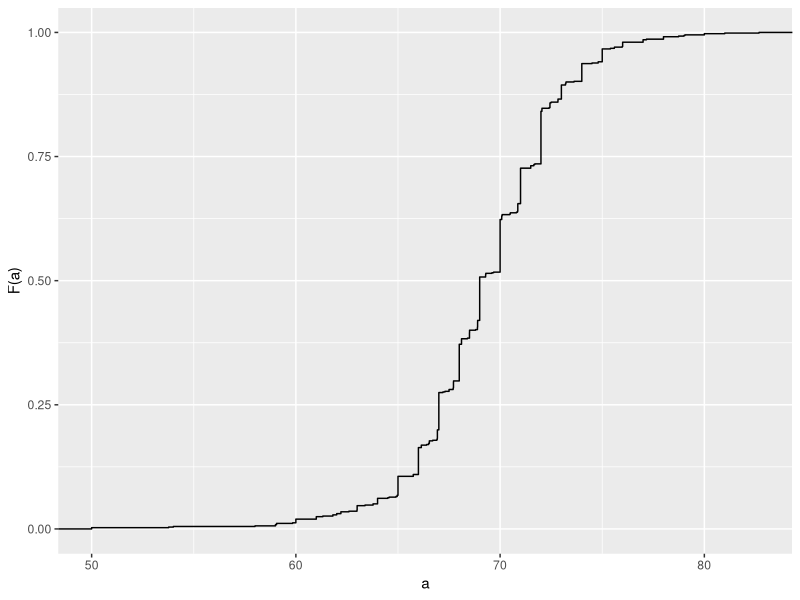
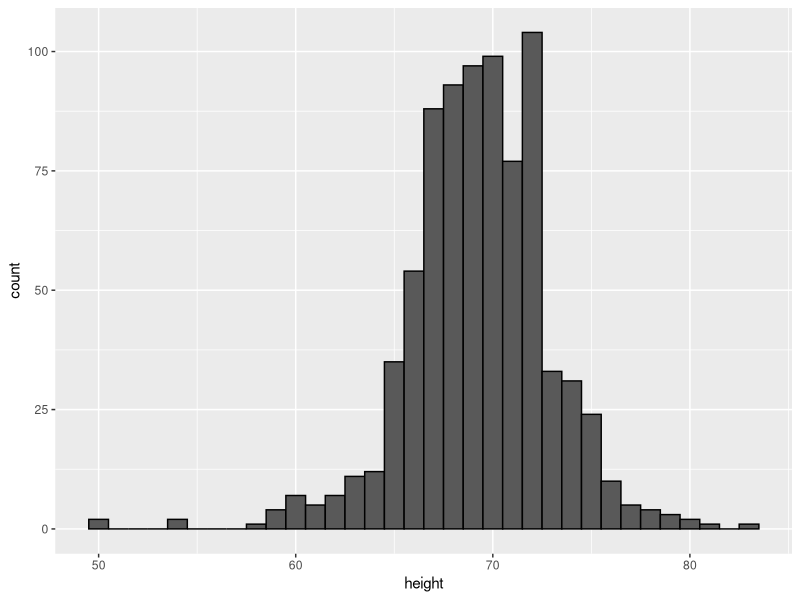
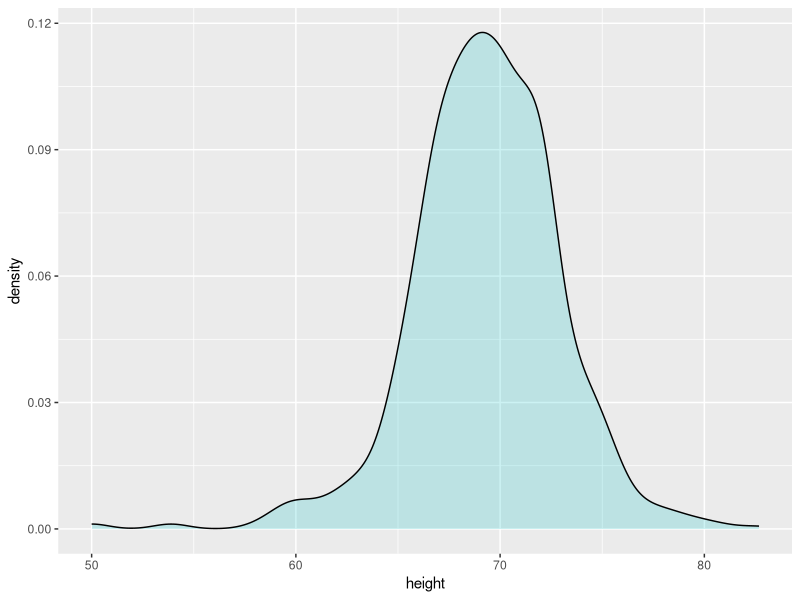
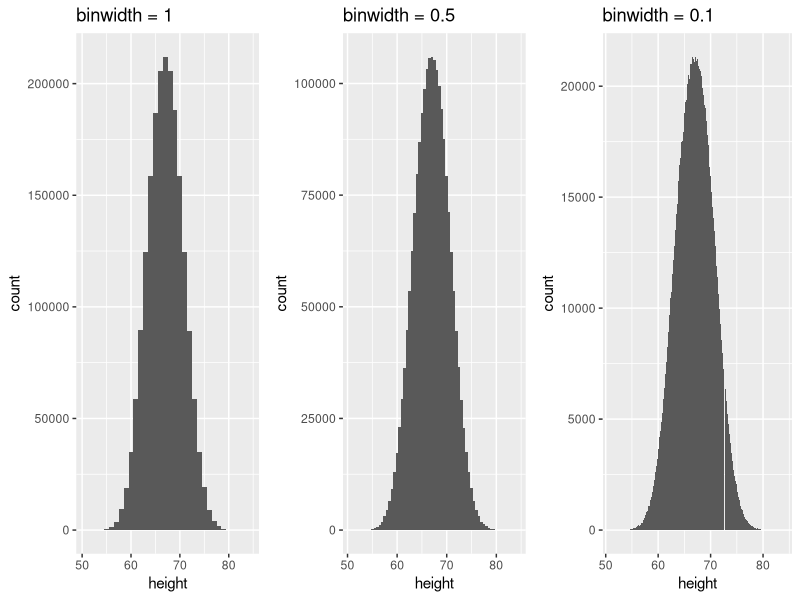
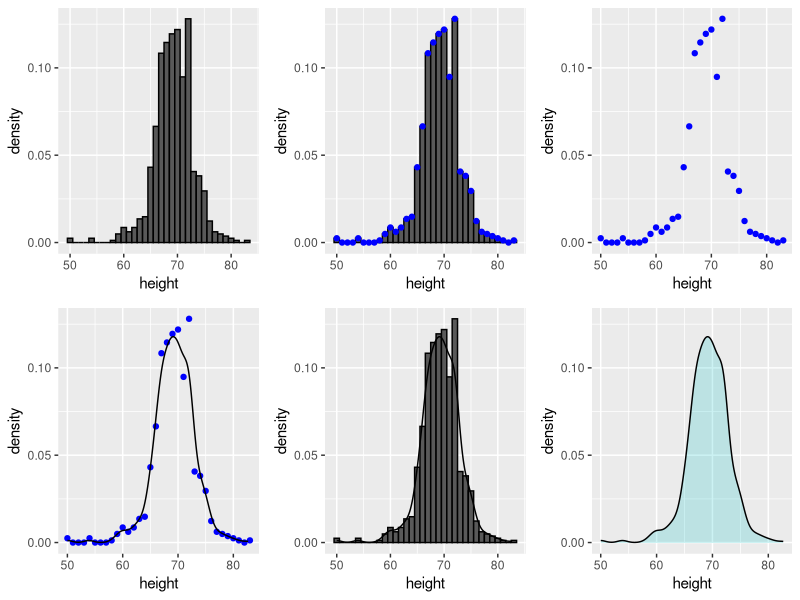
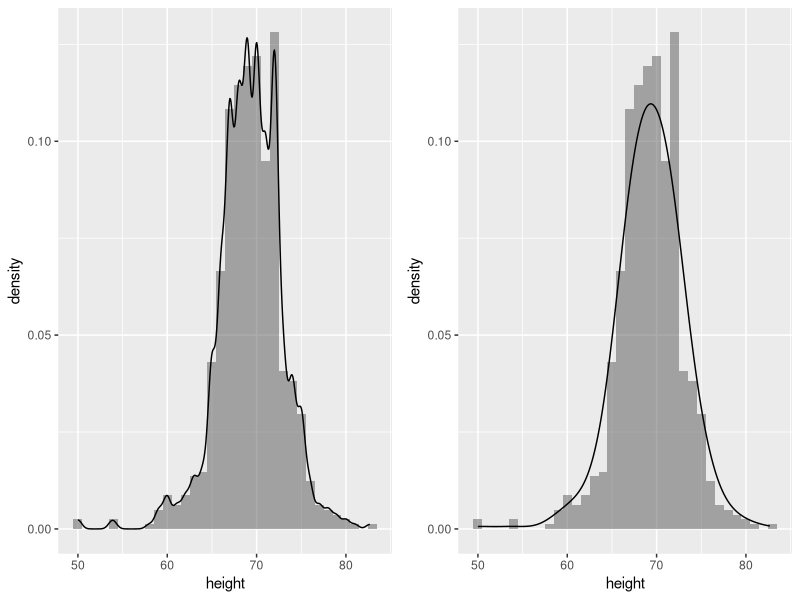
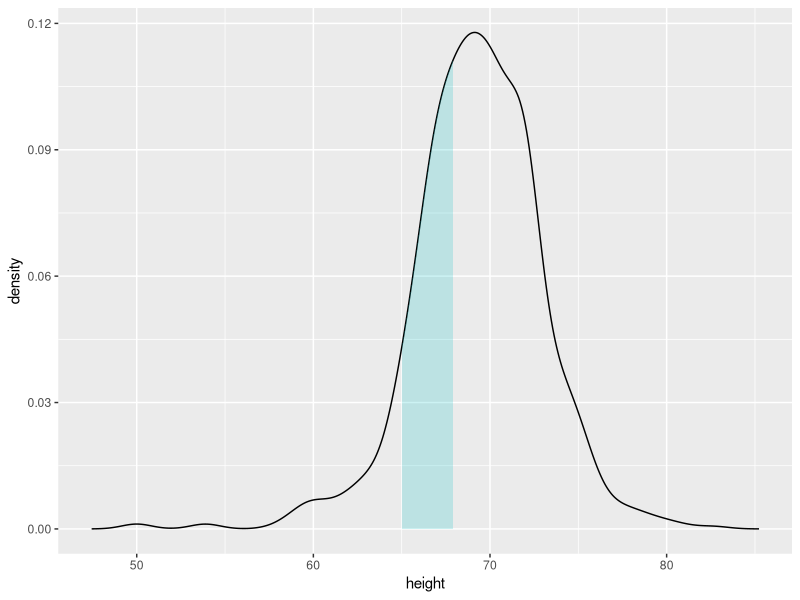
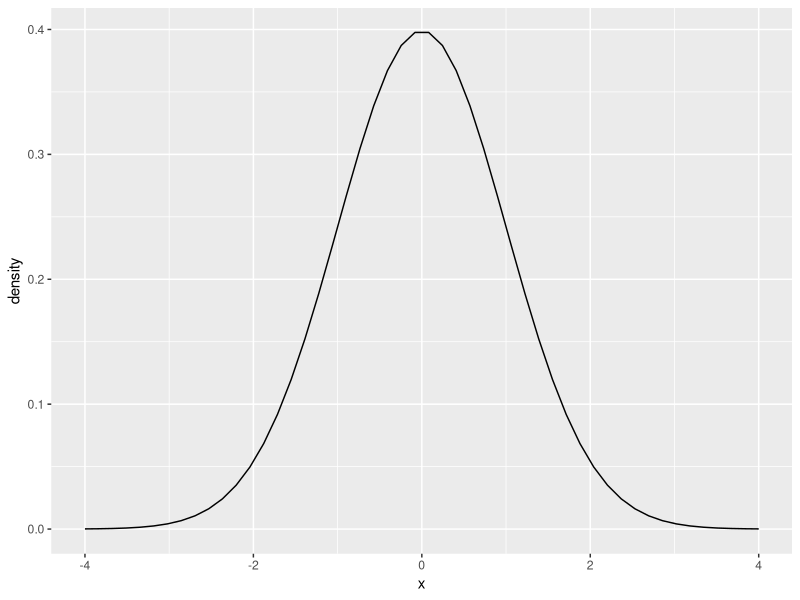

Generate these figures, in order, with R:
## ---- chunk 1
knitr::opts_chunk$set(echo = TRUE)

library(tidyverse)
library(dslabs)

## ---- chunk 2
# Load the dslabs package to access the heights dataset
library(dslabs)
## ---- chunk 3
# Calculate and display the proportion of each US state region
prop.table(table(state.region))
## ---- chunk 4
# Filter the data to include only male heights and plot the eCDF
heights |> 
  filter(sex == "Male") |> 
  ggplot(aes(height)) + 
  stat_ecdf() + 
  labs(x = "a", y = "F(a)")
## ---- chunk 5
# Create a histogram of male heights with 1-inch bins
heights |> 
  filter(sex == "Male") |> 
  ggplot(aes(height)) + 
  geom_histogram(binwidth = 1, color = "black")
## ---- chunk 6
# Create a smoothed density plot for male heights
heights |> 
  filter(sex == "Male") |> 
  ggplot(aes(height)) + 
  geom_density(alpha = 0.2, fill = "#00BFC4")
## ---- chunk 7
# Simulate a large dataset and create histograms with different bin widths
set.seed(1988)
x <- data.frame(height = c(rnorm(1000000,69,3), rnorm(1000000,65,3)))

# Histogram with bin width of 1 inch
p1 <- x |> ggplot(aes(height)) + geom_histogram(binwidth = 1) + ggtitle("binwidth = 1")

# Histogram with bin width of 0.5 inch
p2 <- x |> ggplot(aes(height)) + geom_histogram(binwidth = 0.5) + ggtitle("binwidth = 0.5")

# Histogram with bin width of 0.1 inch
p3 <- x |> ggplot(aes(height)) + geom_histogram(binwidth = 0.1) + ggtitle("binwidth = 0.1")

library(gridExtra)
grid.arrange(p1, p2, p3, nrow = 1)
## ---- chunk 8
# Create a histogram and overlay a density curve
hist1 <- heights |> 
  filter(sex == "Male") |> 
  ggplot(aes(height)) +
  geom_histogram(aes(y = after_stat(density)), binwidth = 1, color = "black")

# Add the smooth density curve to the histogram
hist2 <- hist1 + geom_line(stat = 'density')

# Plot various steps leading to the smoothed density
hist3 <- hist1 + geom_point(data = ggplot_build(hist2)$data[[1]], aes(x,y), col = "blue")
hist4 <- ggplot() + geom_point(data = ggplot_build(hist2)$data[[1]], aes(x,y), col = "blue") + 
  xlab("height") + ylab("density")
hist5 <- hist4 + geom_line(data = ggplot_build(hist2)$data[[2]], aes(x,y))

# Final smooth density plot
hist6 <- heights |> 
  filter(sex == "Male") |> 
  ggplot(aes(height)) +
  geom_density(alpha = 0.2, fill="#00BFC4", col = 0) +
  geom_line(stat = 'density') +
  scale_y_continuous(limits = layer_scales(hist2)$y$range$range)

grid.arrange(hist1, hist3, hist4, hist5, hist2, hist6, nrow = 2)
## ---- chunk 9
# Smoothed density plots with different degrees of smoothness
p <- heights |> 
  filter(sex == "Male") |> 
  ggplot(aes(height)) +
  geom_histogram(aes(y = after_stat(density)), binwidth = 1, alpha = 0.5) 

p1 <- p + geom_line(stat = 'density', adjust = 0.5)  # Less smooth
p2 <- p + geom_line(stat = 'density', adjust = 2)    # More smooth

grid.arrange(p1, p2, ncol = 2)
## ---- chunk 10
# Calculate and plot the area under the curve between 65 and 68 inches
d <- with(heights, density(height[sex == "Male"]))
tmp <- data.frame(height = d$x, density = d$y)

tmp |> ggplot(aes(height, density)) + 
  geom_line() + 
  geom_area(aes(x = height, y = density), data = filter(tmp, between(height, 65, 68)), alpha = 0.2, fill = "#00BFC4")
## ---- chunk 11
# Define mean and standard deviation
m <- 0; s <- 1

# Create a sequence of values for x and calculate their corresponding density values
norm_dist <- data.frame(x = seq(-4, 4, len = 50)*s + m) |> 
  mutate(density = dnorm(x, m, s))

# Plot the normal distribution
norm_dist |> ggplot(aes(x, density)) + geom_line()
## ---- chunk 12
# Calculate mean
m <- sum(x) / length(x)

# Calculate standard deviation
s <- sqrt(sum((x - m)^2) / length(x))
## ---- chunk 13
# Assume x contains the heights of male students
index <- heights$sex == "Male"
x <- heights$height[index]

# Calculate mean and standard deviation using built-in functions
m <- mean(x)
s <- sd(x)
## ---- chunk 14
# Define the sequence for the normal distribution based on the calculated mean and SD
norm_dist <- data.frame(x = seq(-4, 4, len = 50)*s + m) |> 
  mutate(density = dnorm(x, m, s))

# Plot the smooth density of heights and overlay the normal distribution
heights |> filter(sex == "Male") |> ggplot(aes(height)) +
  geom_density(fill = "#00BFC4") +
  geom_line(aes(x, density),  data = norm_dist)
## ---- chunk 15
z = (x - m) / s
## ---- chunk 16
# Convert x to standard units
z <- scale(x)

# Calculate the proportion of data within 2 standard deviations from the mean
mean(abs(z) < 2)  # Approximately 95% for normal distributions
## ---- chunk 17
# Define a vector of proportions
p <- seq(0.05, 0.95, 0.05)

# Obtain sample quantiles
sample_quantiles <- quantile(x, p)

# Obtain theoretical quantiles
theoretical_quantiles <- qnorm(p, mean = mean(x), sd = sd(x))

# Plot sample quantiles against theoretical quantiles
qplot(theoretical_quantiles, sample_quantiles) + geom_abline()
## ---- chunk 18
# Using standard units for QQPlot
sample_quantiles <- quantile(z, p)
theoretical_quantiles <- qnorm(p)  # Default parameters for a standard normal distribution
qplot(theoretical_quantiles, sample_quantiles) + geom_abline()
## ---- chunk 19
# Use ggplot2 to create a QQPlot for male heights in standard units
heights |> 
  filter(sex == "Male") |>
  ggplot(aes(sample = scale(height))) + 
  geom_qq() +
  geom_abline()
## ---- chunk 20
# Compare heights between males and females using boxplots
heights |> ggplot(aes(sex, height, fill = sex)) + geom_boxplot()
## ---- chunk 21
library(dslabs)
ds_theme_set()
murders |> group_by(region) |>
  summarize(n = n()) |>
  mutate(Proportion = n/sum(n), 
         region = reorder(region, Proportion)) |>
  ggplot(aes(x = region, y = Proportion, fill = region)) + 
  geom_bar(stat = "identity", show.legend = FALSE) + 
  xlab("")
## ---- chunk 22
heights |> filter(sex == "Male") |> ggplot(aes(height)) + 
  stat_ecdf() +
  ylab("F(a)") + xlab("a")
## ---- chunk 23
murders |> mutate(murder_rate = total/population * 10^5) |>
  ggplot(aes(murder_rate)) + 
  stat_ecdf() +
  ylab("F(a)") + xlab("a")
## ---- chunk 24
heights |> 
  filter(sex == "Male") |> 
  ggplot(aes(height)) + 
  geom_histogram(binwidth = 1, color = "black")
## ---- chunk 25
library(tidyverse)
library(dslabs)
ds_theme_set()
tab <- gapminder |> filter(year == 2010) |> group_by(continent) |> select(continent, population)  
tab |> ggplot(aes(x = continent, y = population/10^6)) + 
  geom_boxplot() + 
  scale_y_continuous(trans = "log10", breaks = c(1,10,100,1000)) + ylab("Population in millions")
